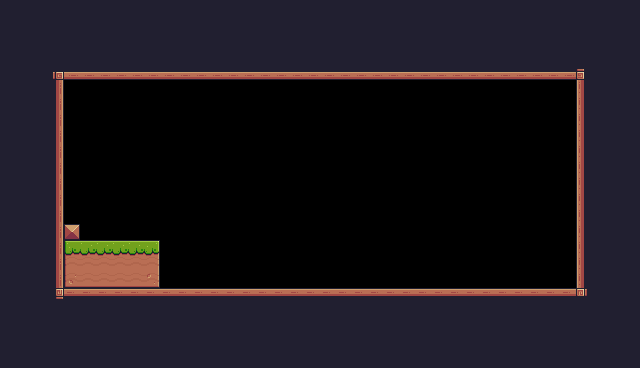

This is a level from a 2D game, rendered from its Tiled map with the project's own tilesets. A one-line summary and the complete map file follow:
An orthogonal 40x23 tile map with 16x16 px tiles, 1 tile layer (Background) and 1 object (Player).

<map version="1.10" tiledversion="1.10.2" orientation="orthogonal" renderorder="right-down" width="40" height="23" tilewidth="16" tileheight="16" infinite="0" nextlayerid="3" nextobjectid="11">
 <tileset firstgid="1" source="Pixel Adventure.tsx" />
 <layer id="1" name="Background" width="40" height="23">
  <data encoding="csv">
24,24,24,24,24,24,24,24,24,24,24,24,24,24,24,24,24,24,24,24,24,24,24,24,24,24,24,24,24,24,24,24,24,24,24,24,24,24,24,24,
24,24,24,24,24,24,24,24,24,24,24,24,24,24,24,24,24,24,24,24,24,24,24,24,24,24,24,24,24,24,24,24,24,24,24,24,24,24,24,24,
24,24,24,24,24,24,24,24,24,24,24,24,24,24,24,24,24,24,24,24,24,24,24,24,24,24,24,24,24,24,24,24,24,24,24,24,24,24,24,24,
24,24,24,24,24,24,24,24,24,24,24,24,24,24,24,24,24,24,24,24,24,24,24,24,24,24,24,24,24,24,24,24,24,24,24,24,24,24,24,24,
24,24,24,92,134,134,134,134,134,134,134,134,134,134,134,134,134,134,134,134,134,134,134,134,134,134,134,134,134,134,134,134,134,134,134,134,93,24,24,24,
24,24,24,113,0,0,0,0,0,0,0,0,0,0,0,0,0,0,0,0,0,0,0,0,0,0,0,0,0,0,0,0,0,0,0,0,111,24,24,24,
24,24,24,113,0,0,0,0,0,0,0,0,0,0,0,0,0,0,0,0,0,0,0,0,0,0,0,0,0,0,0,0,0,0,0,0,111,24,24,24,
24,24,24,113,0,0,0,0,0,0,0,0,0,0,0,0,0,0,0,0,0,0,0,0,0,0,0,0,0,0,0,0,0,0,0,0,111,24,24,24,
24,24,24,113,0,0,0,0,0,0,0,0,0,0,0,0,0,0,0,0,0,0,0,0,0,0,0,0,0,0,0,0,0,0,0,0,111,24,24,24,
24,24,24,113,0,0,0,0,0,0,0,0,0,0,0,0,0,0,0,0,0,0,0,0,0,0,0,0,0,0,0,0,0,0,0,0,111,24,24,24,
24,24,24,113,0,0,0,0,0,0,0,0,0,0,0,0,0,0,0,0,0,0,0,0,0,0,0,0,0,0,0,0,0,0,0,0,111,24,24,24,
24,24,24,113,0,0,0,0,0,0,0,0,0,0,0,0,0,0,0,0,0,0,0,0,0,0,0,0,0,0,0,0,0,0,0,0,111,24,24,24,
24,24,24,113,0,0,0,0,0,0,0,0,0,0,0,0,0,0,0,0,0,0,0,0,0,0,0,0,0,0,0,0,0,0,0,0,111,24,24,24,
24,24,24,113,0,0,0,0,0,0,0,0,0,0,0,0,0,0,0,0,0,0,0,0,0,0,0,0,0,0,0,0,0,0,0,0,111,24,24,24,
24,24,24,113,35,0,0,0,0,0,0,0,0,0,0,0,0,0,0,0,0,0,0,0,0,0,0,0,0,0,0,0,0,0,0,0,111,24,24,24,
24,24,24,113,7,8,8,8,8,9,0,0,0,0,0,0,0,0,0,0,0,0,0,0,0,0,0,0,0,0,0,0,0,0,0,0,111,24,24,24,
24,24,24,113,29,30,30,30,30,31,0,0,0,0,0,0,0,0,0,0,0,0,0,0,0,0,0,0,0,0,0,0,0,0,0,0,111,24,24,24,
24,24,24,113,51,52,52,52,52,53,0,0,0,0,0,0,0,0,0,0,0,0,0,0,0,0,0,0,0,0,0,0,0,0,0,0,111,24,24,24,
24,24,24,114,90,90,90,90,90,90,90,90,90,90,90,90,90,90,90,90,90,90,90,90,90,90,90,90,90,90,90,90,90,90,90,90,115,24,24,24,
24,24,24,24,24,24,24,24,24,24,24,24,24,24,24,24,24,24,24,24,24,24,24,24,24,24,24,24,24,24,24,24,24,24,24,24,24,24,24,24,
24,24,24,24,24,24,24,24,24,24,24,24,24,24,24,24,24,24,24,24,24,24,24,24,24,24,24,24,24,24,24,24,24,24,24,24,24,24,24,24,
24,24,24,24,24,24,24,24,24,24,24,24,24,24,24,24,24,24,24,24,24,24,24,24,24,24,24,24,24,24,24,24,24,24,24,24,24,24,24,24,
24,24,24,24,24,24,24,24,24,24,24,24,24,24,24,24,24,24,24,24,24,24,24,24,24,24,24,24,24,24,24,24,24,24,24,24,24,24,24,24
</data>
 </layer>
 <objectgroup id="2" name="SpawnPoints">
  <object id="10" name="Player" type="Player" x="96" y="208" width="32" height="32" />
 </objectgroup>
</map>
